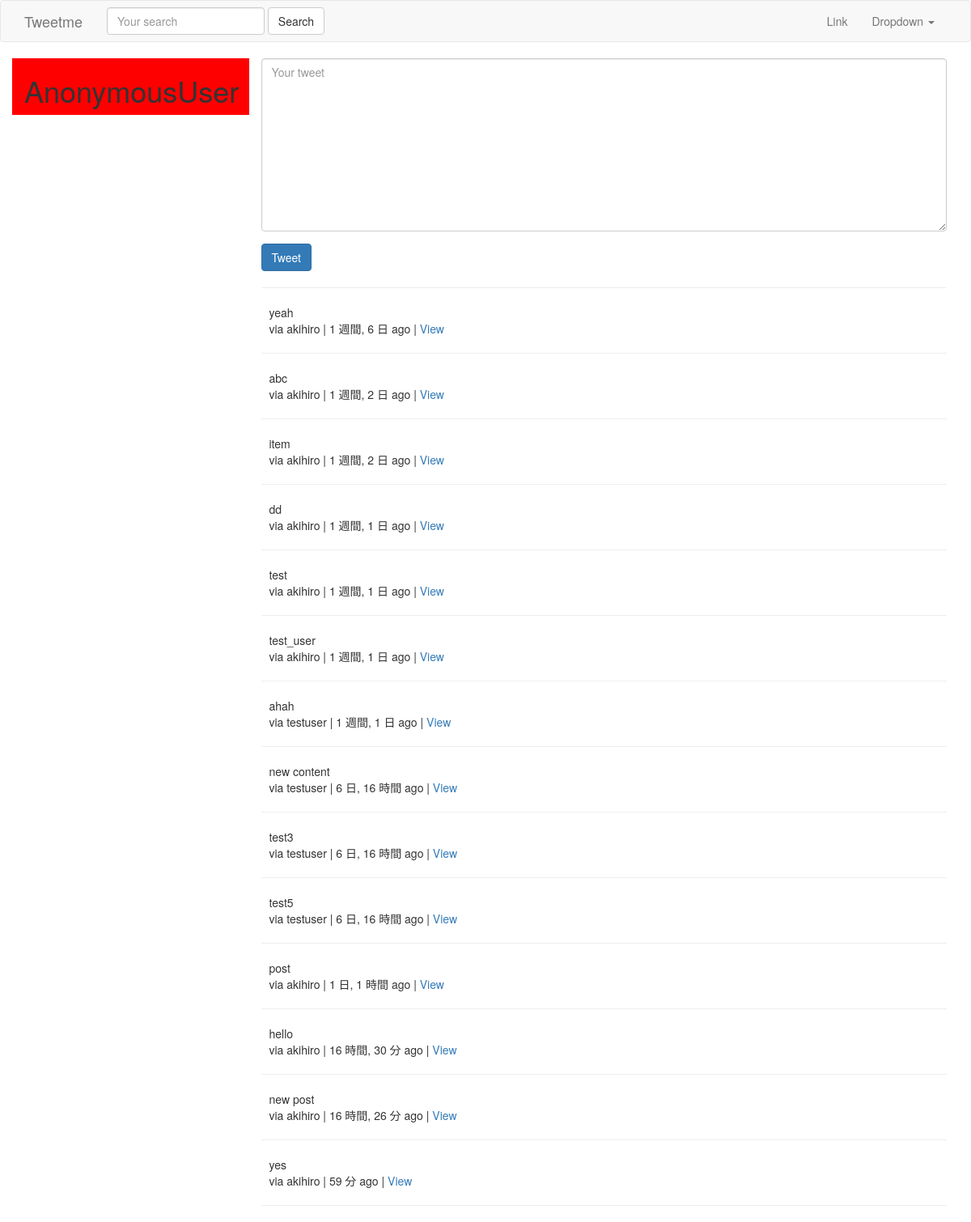
The page / on the database its author committed.
### tweets/models.py (models this page shows, shortened)
class Tweet(models.Model):
    user = models.ForeignKey(settings.AUTH_USER_MODEL, on_delete=models.CASCADE)
    content = models.CharField(max_length=140, validators=[validate_content])
    updated = models.DateTimeField(auto_now=True)
    timestamp = models.DateTimeField(auto_now_add=True)
    def get_absolute_url(self):
        return reverse('tweet:detail', kwargs={'pk': self.pk})

### tweets/views.py (the view)
# urls.py: url(r'^$', TweetListView.as_view(), name='home'),
class TweetListView(ListView):
    def get_queryset(self, *args, **kwargs):
        qs = Tweet.objects.all()
        print(self.request.GET)
        query = self.request.GET.get('q', None)
        if query is not None:
            qs = qs.filter(
                Q(content__icontains=query) |
                Q(user__username__icontains=query)
                )
        return qs
    def get_context_data(self, *args, **kwargs):
        context = super(TweetListView, self).get_context_data(*args, **kwargs)
        context['create_form'] = TweetModelForm()
        context['create_url'] = reverse_lazy('tweet:create')
        return context

### tweets/forms.py
class TweetModelForm(forms.ModelForm):
    content = forms.CharField(label='', widget=forms.Textarea(attrs={'placeholder': 'Your tweet', 'class': 'form-control'}))
    class Meta:
        model = Tweet
        fields = [
            'content'
        ]

### tweets/templates/tweets/tweet_list.html (shortened to what this page needs)
{% extends 'base.html' %}
{% block content %}
    <div class="row">
        <div class="col-sm-3 col-xs-12" style="background-color: red;">
            <h1>{{ request.user }}</h1>
        </div>
        <div class="col-sm-9">
            {% if not request.GET.q %}
            <div class="">
                {% include "tweets/form.html" with form=create_form action_url=create_url btn_title="Tweet" %}
            <hr>
            </div>
            {% endif %}
            {% for object in object_list %}
                <div class="media">
                    <div class="media-left">
                    </div>
                    <div class="media-body">
                        {{ object.content }}<br/>
                        via {{ object.user }} | {{ object.timestamp | timesince }} ago | <a href="{{ object.get_absolute_url }}">View</a>
                    </div>
                </div>
                <hr />
            {% empty %}
                {% if request.GET.q %}
                    <p>No Tweet, found.</p>
                {% else %}
                    <p>No Tweet, yet.</p>
                {% endif %}
            {% endfor %}
        </div>
    </div>
{% endblock content %}

### rows shown on the page
Tweet: content "yeah", user "akihiro", timestamp "1 週間, 6 日"
Tweet: content "abc", user "akihiro", timestamp "1 週間, 2 日"
Tweet: content "item", user "akihiro", timestamp "1 週間, 2 日"
Tweet: content "dd", user "akihiro", timestamp "1 週間, 1 日"
Tweet: content "test", user "akihiro", timestamp "1 週間, 1 日"
Tweet: content "test_user", user "akihiro", timestamp "1 週間, 1 日"
Tweet: content "ahah", user "testuser", timestamp "1 週間, 1 日"
Tweet: content "new content", user "testuser", timestamp "6 日, 16 時間"
Tweet: content "test3", user "testuser", timestamp "6 日, 16 時間"
Tweet: content "test5", user "testuser", timestamp "6 日, 16 時間"
Tweet: content "post", user "akihiro", timestamp "1 日, 1 時間"
Tweet: content "hello", user "akihiro", timestamp "16 時間, 30 分"
Tweet: content "new post", user "akihiro", timestamp "16 時間, 26 分"
Tweet: content "yes", user "akihiro", timestamp "59 分"

### other values the page prints
{{ request.user }} "AnonymousUser"
